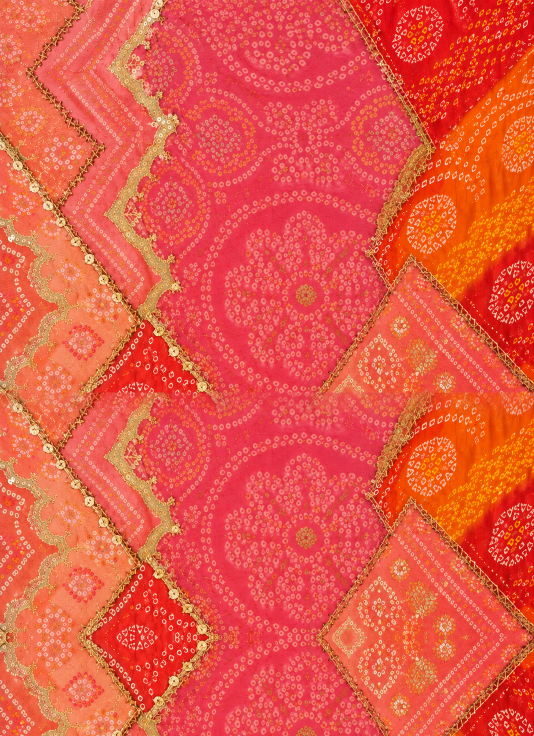
#> input picture assets-src/maayra/background.png, 1068 x 1472 px, found by its file name (shown at 1/2 size)
$ python -i build_maayra_layers.py   (imports and definitions only)
#> lines starting #> are read from the running program, lines starting #| are printed output that depends on the picture; after the words box and inside, x2 and y2 are one past the last pixel; in counts of white or black regions, pixels touching at a corner belong together
#> in main, background is the input picture: PIL image 1068x1472 RGB; mean R, G, B 230.3, 87.3, 68.9
"""Crop the Maayra bandhani pack into web layers.

Usage: python tools/build_maayra_layers.py assets-src/maayra public/maayra
"""

import json
import sys
from pathlib import Path

from PIL import Image


POSTER = (1068, 1472)
PAD = 8


def tight_bbox(image, threshold=20):
    alpha = image.split()[-1].point(lambda p: 255 if p > threshold else 0)
    return alpha.getbbox()


def crop_layer(src, dest, pad=PAD):
#> called with pad = 8
    image = Image.open(src).convert("RGBA")
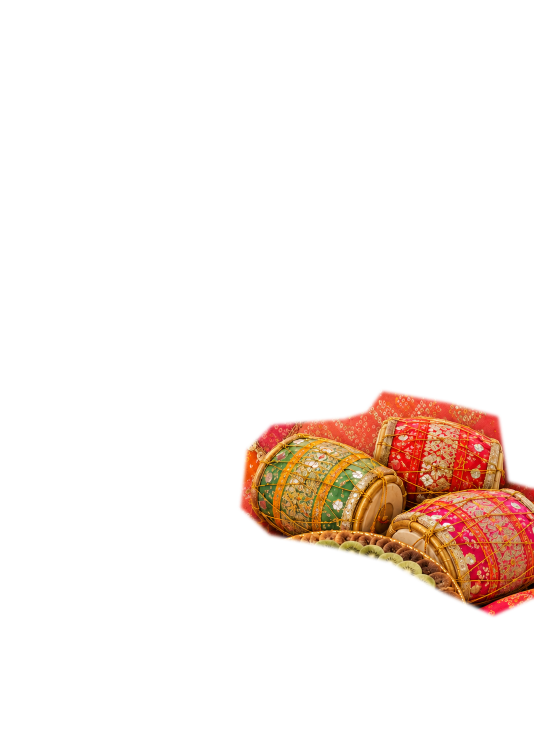
#> input picture assets-src/maayra/dholkis.png, 1068 x 1472 px, found by its file name (shown at 1/2 size)
#> image is the input picture: PIL image 1068x1472 RGBA; mean R, G, B, A 222.4, 86.3, 58.6, 27.7
    box = tight_bbox(image)
#> in tight_bbox, `alpha = image.split()[-1].point(lambda p: 255 if p > threshold else 0)`:
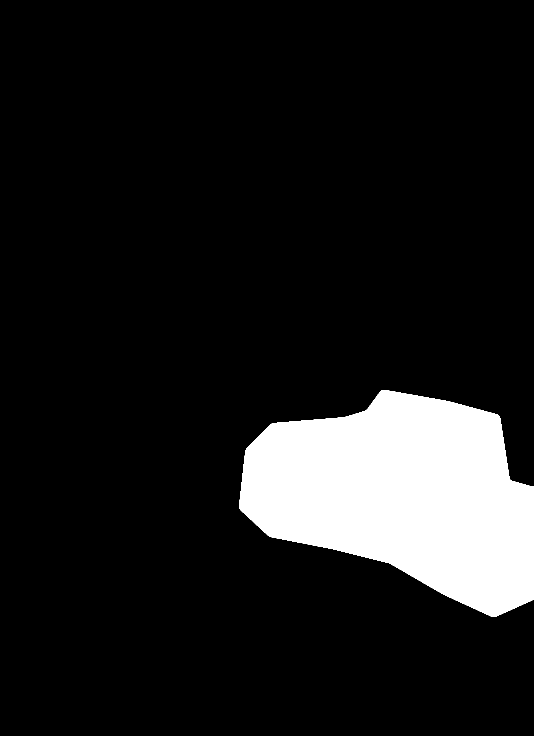
#> alpha: PIL image 1068x1472 L (shown at 1/2 size); 11.3% white; 1 white region, box (x1, y1, x2, y2) and area: (478, 780, 1068, 1234) 177118
#> box = (478, 780, 1068, 1234)
    if not box:
        raise SystemExit(f"No opaque pixels in {src}")
    left, top, right, bottom = box
#> left = 478; top = 780; right = 1068; bottom = 1234
    left = max(0, left - pad)
#> left = 470
    top = max(0, top - pad)
#> top = 772
    right = min(image.width, right + pad)
    bottom = min(image.height, bottom + pad)
#> bottom = 1242
    image.crop((left, top, right, bottom)).save(dest, "WEBP", quality=86, method=6)
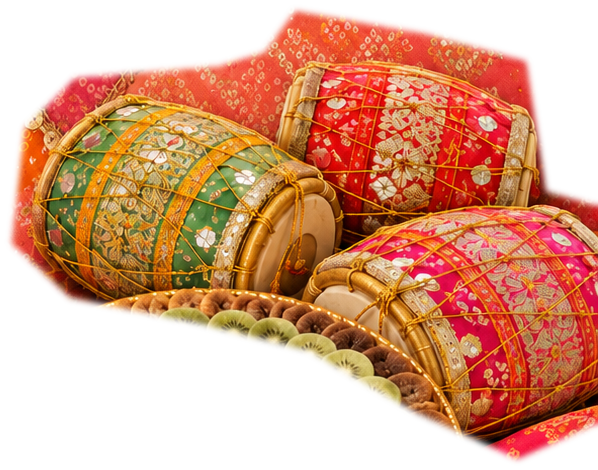
#> saved as dholkis.webp: PIL image 598x470 RGBA; mean R, G, B, A 198.9, 103.4, 56, 154.9; transparent parts drawn white
    return {"x": left, "y": top, "w": right - left, "h": bottom - top}


def main(src, dest):
    src = Path(src)
    dest = Path(dest)
    dest.mkdir(parents=True, exist_ok=True)

    background = Image.open(src / "background.png").convert("RGB")
    background.save(dest / "background.webp", "WEBP", quality=82, method=6)

    layout = {
        "poster": {"w": POSTER[0], "h": POSTER[1]},
        "dholkis": crop_layer(src / "dholkis.png", dest / "dholkis.webp"),
        "platter": crop_layer(src / "dry_fruit_platter.png", dest / "platter.webp"),
    }
#> call 2 of crop_layer, with pad = 8
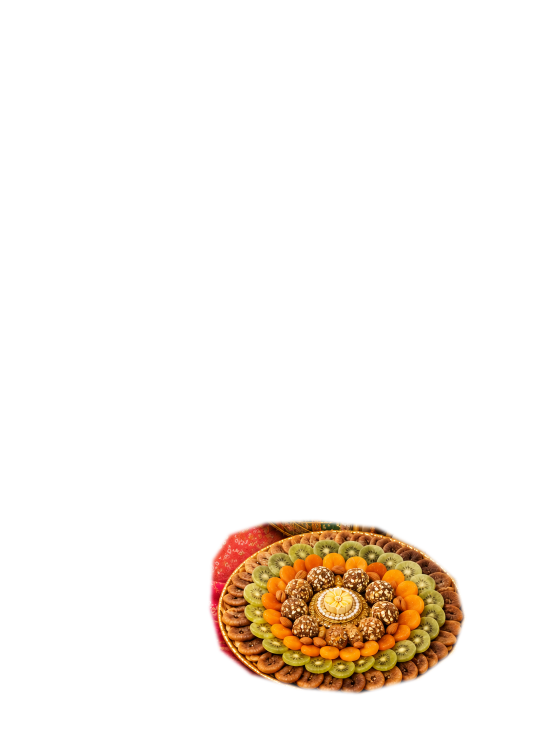
#> input picture assets-src/maayra/dry_fruit_platter.png, 1068 x 1472 px, found by its file name (shown at 1/2 size)
#> in crop_layer, image is the input picture: PIL image 1068x1472 RGBA; mean R, G, B, A 222.4, 86.3, 58.6, 22.5
#> call 2 of tight_bbox, with threshold = 20
#> in tight_bbox (call 2), `alpha = image.split()[-1].point(lambda p: 255 if p > threshold else 0)`:
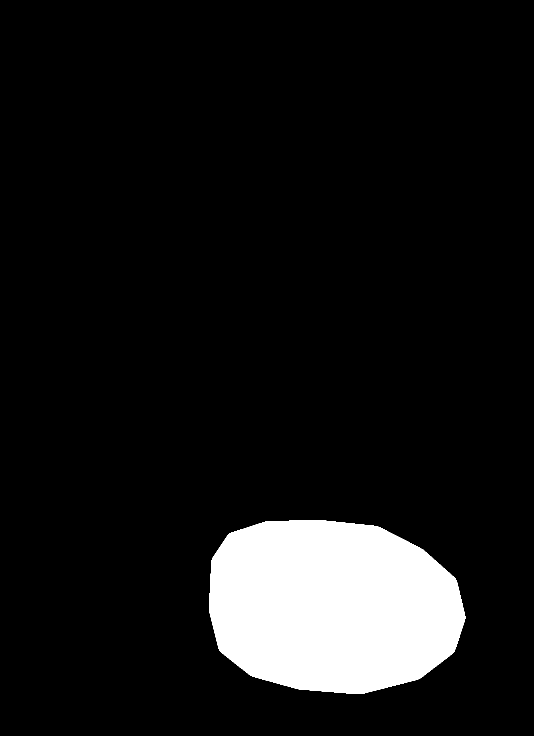
#> alpha: PIL image 1068x1472 L (shown at 1/2 size); 9.2% white; 1 white region, box (x1, y1, x2, y2) and area: (418, 1040, 931, 1388) 144791
#> in crop_layer (call 2), `box = tight_bbox(image)`: box = (418, 1040, 931, 1388)
#> in crop_layer (call 2), `left, top, right, bottom = box`: left = 418; top = 1040; right = 931; bottom = 1388
#> in crop_layer (call 2), `left = max(0, left - pad)`: left = 410
#> in crop_layer (call 2), `top = max(0, top - pad)`: top = 1032
#> in crop_layer (call 2), `right = min(image.width, right + pad)`: right = 939
#> in crop_layer (call 2), `bottom = min(image.height, bottom + pad)`: bottom = 1396
#> in crop_layer (call 2), `image.crop((left, top, right, bottom)).save(dest, "WEBP", quality=86, ..`:
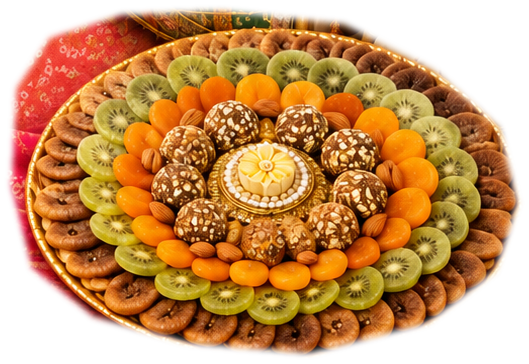
#> saved as platter.webp: PIL image 529x364 RGBA; mean R, G, B, A 184.3, 100.3, 42.4, 183.9; transparent parts drawn white
    (dest / "layout.json").write_text(json.dumps(layout, indent=2) + "\n")
    print(json.dumps(layout, indent=2))
#> (printed output is left out)


# [2 lines not run here, left out]

>>> result = main('../assets-src/maayra/background.png', 'out.png')
